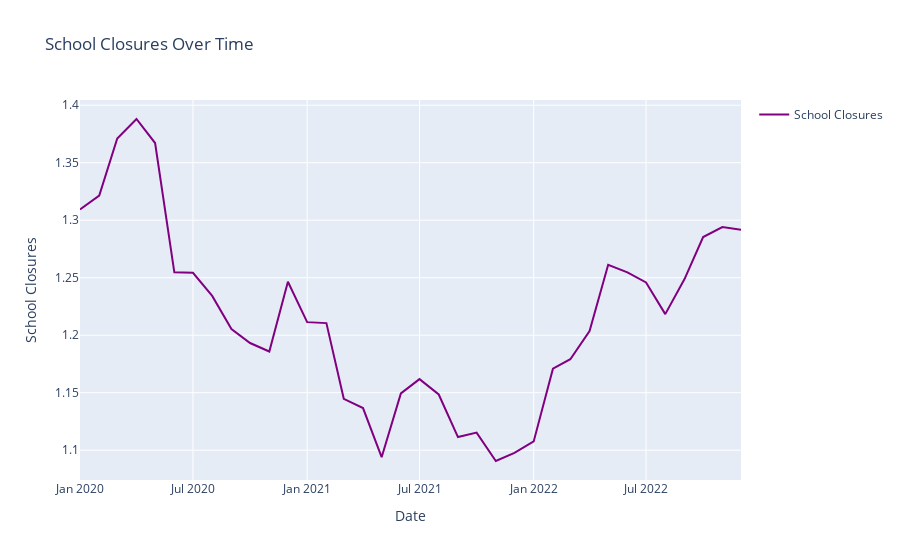

Notebook code cell kept with this figure:
### Markdown cell above
## School closures over time between 2020 and 2023

### Code cell
# Create a scatter trace for school closures
trace_school_closures = go.Scatter(
    x=df_monthly['Month'],
    y=df_monthly['school_closures'],
    mode='lines',
    name='School Closures',
    line=dict(color='purple')
)

# Set up the layout for the school closures plot
layout_school_closures = go.Layout(
    title='School Closures Over Time',
    xaxis=dict(title='Date'),
    yaxis=dict(title='School Closures'),
    showlegend=True
)

# Create the figure for school closures with the trace and layout
fig_school_closures = go.Figure(data=[trace_school_closures], layout=layout_school_closures)

# Show the figure for school closures
fig_school_closures.show()

### Figure 1 — Plotly figure (JSON) as saved in the notebook; plotly's stock layout.template omitted (floating-point values rounded to 4 significant figures)
{"data": [{"line": {"color": "purple"}, "mode": "lines", "name": "School Closures", "type": "scatter", "x": ["2020-01", "2020-02", "2020-03", "2020-04", "2020-05", "2020-06", "2020-07", "2020-08", "2020-09", "2020-10", "2020-11", "2020-12", "2021-01", "2021-02", "2021-03", "2021-04", "2021-05", "2021-06", "2021-07", "2021-08", "2021-09", "2021-10", "2021-11", "2021-12", "2022-01", "2022-02", "2022-03", "2022-04", "2022-05", "2022-06", "2022-07", "2022-08", "2022-09", "2022-10", "2022-11", "2022-12"], "y": [1.309, 1.321, 1.371, 1.388, 1.367, 1.255, 1.254, 1.234, 1.205, 1.193, 1.186, 1.246, 1.211, 1.211, 1.145, 1.137, 1.094, 1.149, 1.162, 1.148, 1.111, 1.115, 1.091, 1.098, 1.108, 1.171, 1.179, 1.204, 1.261, 1.255, 1.246, 1.218, 1.249, 1.285, 1.294, 1.292]}], "layout": {"showlegend": true, "title": {"text": "School Closures Over Time"}, "xaxis": {"title": {"text": "Date"}}, "yaxis": {"title": {"text": "School Closures"}}}}
